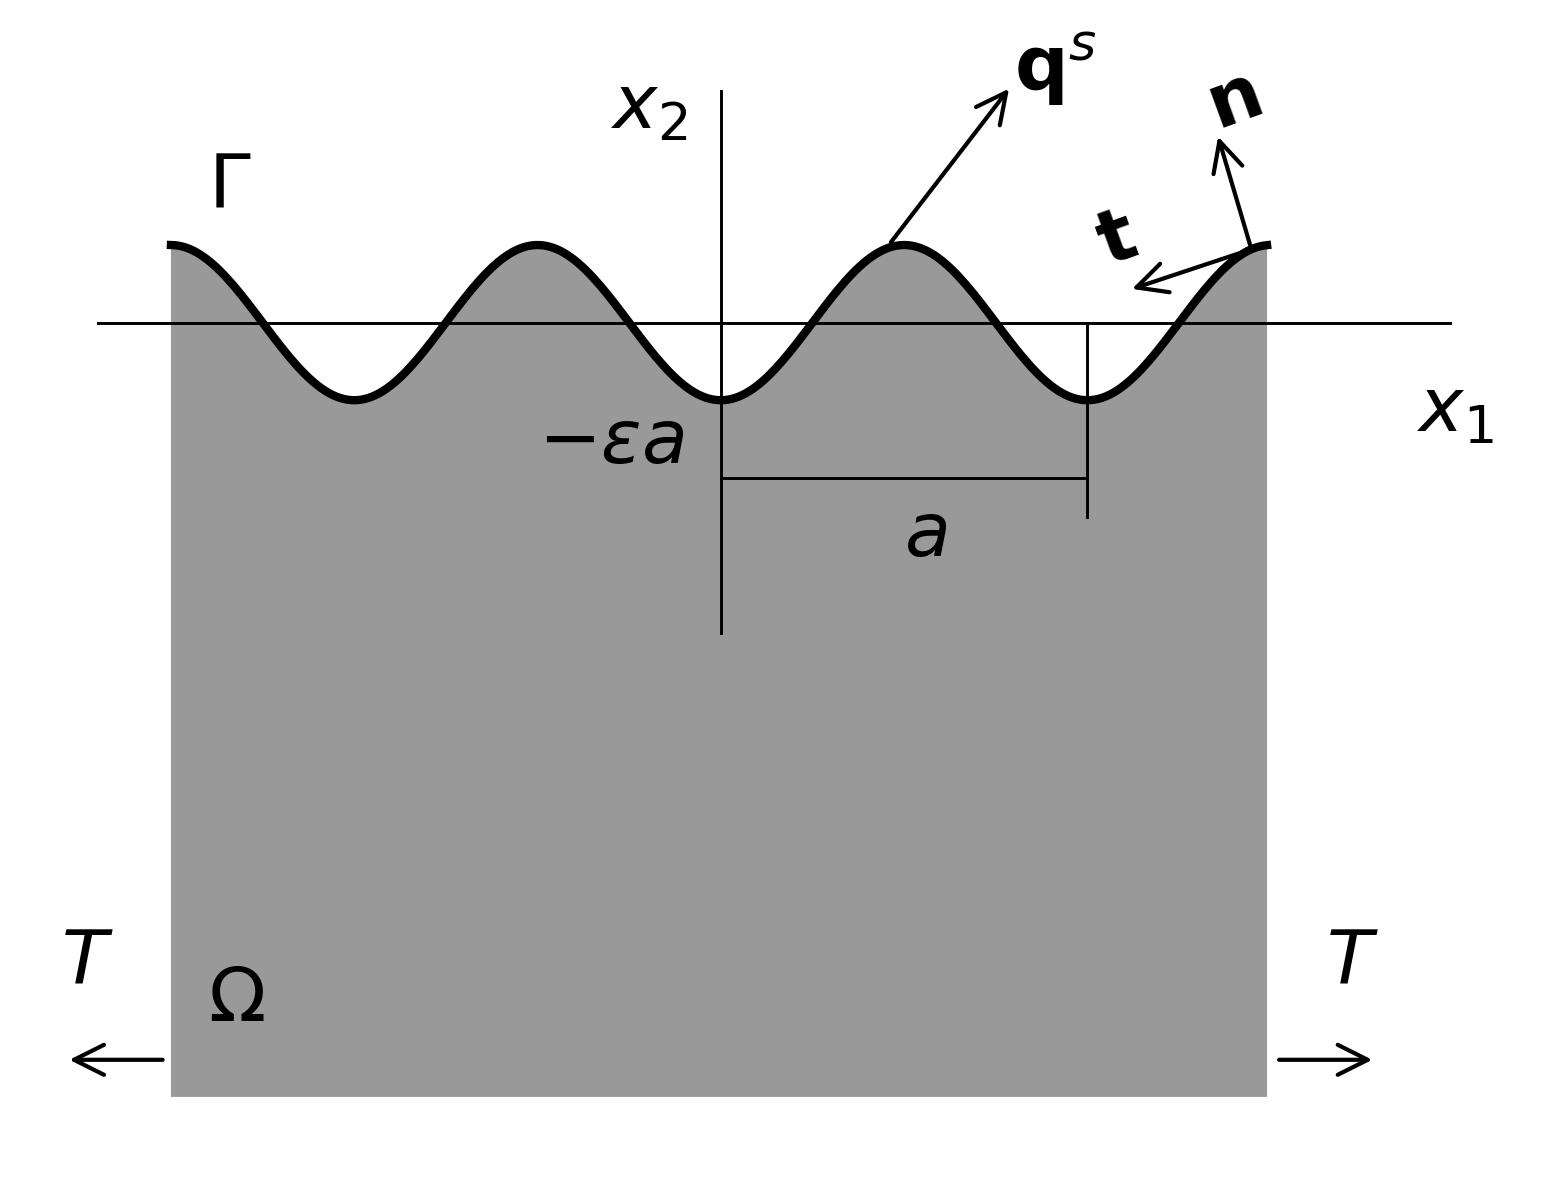

Here is the Python script that generated this plot:
import numpy as np
import matplotlib.pyplot as plt

a=1
A=1
w=3
h=10

x1=np.arange(0, w, 0.01)
n1=x1.size
y1=A*np.cos(2*np.pi/a*x1)
plt.plot(x1, y1, '-k', linewidth=2)

x2=np.arange(-0.2, w+0.5, 0.01)
n2=x2.size
y2=np.arange(n2)
y2.fill(0)
plt.plot(x2, y2, '-k', linewidth=0.7)

y3=np.arange(n1)
y3.fill(-h)
plt.plot(x1, y3, '-w', linewidth=1)
plt.fill_between(x1, y1, y3, facecolor='0.6')

y4=np.arange(-4, 3, 0.01)
n4=y4.size
x4=np.arange(n4, dtype=np.float32)
x4.fill(w/2)
plt.plot(x4, y4, '-k', linewidth=0.7)

y5=np.arange(-2.5, 0, 0.01)
n5=y5.size
x5=np.arange(n5, dtype=np.float32)
x5.fill(w/2+a)
plt.plot(x5, y5, '-k', linewidth=0.7)

x6=np.arange(w/2, w/2+a, 0.01)
n6=x6.size
y6=np.arange(n6)
y6.fill(-2)
plt.plot(x6, y6, '-k', linewidth=0.7)

plt.annotate('', xy=(w+0.3,-h+0.5),xytext=(w,-h+0.5), color='black', arrowprops=dict(arrowstyle="->",connectionstyle="arc3"),size=18)
plt.annotate('', xy=(-0.3,-h+0.5),xytext=(0,-h+0.5), color='black', arrowprops=dict(arrowstyle="->",connectionstyle="arc3"),size=18)
plt.annotate('', xy=((w+a)/2+0.3,a+2.1),xytext=((w+a)/2-0.05,a-0.05), color='black', arrowprops=dict(arrowstyle="->",connectionstyle="arc3"),size=18)

plt.annotate('', xy=(w-0.4,A-0.6),xytext=(w-0.05,A-0.05), color='black', arrowprops=dict(arrowstyle="->",connectionstyle="arc3"),size=18)
plt.annotate('', xy=(w-0.15,A+1.5),xytext=(w-0.05,A-0.1), color='black', arrowprops=dict(arrowstyle="->",connectionstyle="arc3"),size=18)

plt.text(0.1, -h+1, '$\Omega$', fontsize=18)
plt.text(0.1, 1.5, '$\Gamma$', fontsize=18)
plt.text(w/2+a/2, -3, '$a$',fontsize=18)
plt.text(w+0.4, -1.4, '$x_{1}$',fontsize=18)
plt.text(w/2-0.3, 2.5, '$x_{2}$',fontsize=18)
plt.text(w+0.15, -h+1.5, '$T$',fontsize=18)
plt.text(-0.3, -h+1.5, '$T$',fontsize=18)
plt.text(w/2-0.5, -1.8, '$-\epsilon a$', fontsize=18)
plt.text((w+a)/2+0.3, a+2, '$\mathbf{q}^{s}$', fontsize=18)
plt.text(w-0.5, A-0.25, '$\mathbf{t}$', fontsize=18, rotation=20)
plt.text(w-0.2, A+1.5, '$\mathbf{n}$', fontsize=18, rotation=20)


plt.axis('off')
#plt.savefig('KGAfig01.pdf', format='pdf', dpi=300, bbox_inches="tight")
#plt.savefig('fig01.eps', format='eps', dpi=300, bbox_inches="tight")
plt.savefig('fig01.jpg', format='jpg', dpi=300, bbox_inches="tight")
plt.show()